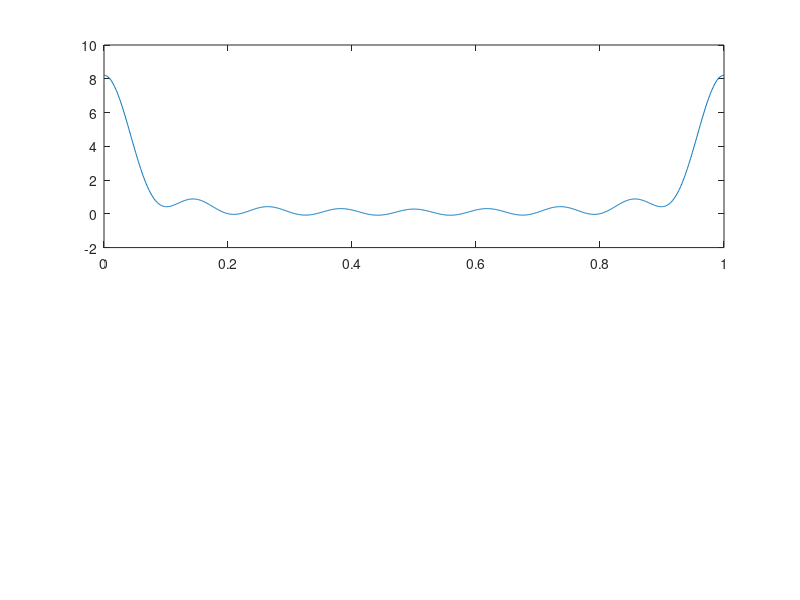

MATLAB code for this plot: (Note: this script raises an error after producing the figure.)
% show the asymptotic equal distribution of eigenvalues
% Copyright 1999 by Todd K. Moon

m = 8;
k = 0:m
r = exp(-.2 .* k);
r = [r(end:-1:2) r];
n = 30;
% build the toeplitz matrix
R = [];
zf = [];
for i=0:n-1
  if(i < m+1)
    t = r(m-i+1:end);  lt = length(t);
    R = [R; [t zeros(1,n-lt)]];
  elseif(i < n-m)
    zf = [zf 0];
    t = [zf r];  lt = length(t);
    R = [R; [t zeros(1,n-lt)]];
  else
    t = [0 t(1:end-1)];
    R = [R; t];
  end
end
eR = eig(R);
eR = eR(end:-1:1);
k=0:n-1;
omegal = 2*pi*k/n;
k = -m:m;
fomega = [];
i = sqrt(-1);
for omega = omegal
  fo = r(k+m+1)*exp(i*k*omega)';
  fomega = [fomega real(fo)];
end
fomegaf = [];
omegaf = 2*pi*(0:1000)/1000;
i = sqrt(-1);
for omega = omegaf
  fo = r(k+m+1)*exp(i*k*omega)';
  fomegaf = [fomegaf real(fo)];
end

clf
subplot(2,1,1)
plot(omegaf/(2*pi), fomegaf);

% sort according to best match

P = findperm(eR,fomega);
eRnew = eR(P);
%$$$ 
%$$$ eRsave = eR;
%$$$ srl = [];
%$$$ srr = [];
%$$$ for i=1:n/2
%$$$   [x,idx] = min(abs(fomega(i)-eR));
%$$$ %$$$   if(x > .1)
%$$$ %$$$   disp('bad match');
%$$$ %$$$   x
%$$$ %$$$   eR(idx) = fomega(i);
%$$$ %$$$   end
%$$$   srl = [srl eR(idx)];
%$$$   eR = [eR(1:idx-1); eR(idx+1:end)];
%$$$   [x,idx] = min(abs(fomega(n-i+1)-eR));
%$$$ %$$$   if(x > .1)
%$$$ %$$$   disp('bad match');
%$$$ %$$$   x
%$$$ %$$$   eR(idx) = fomega(n-i+1);
%$$$ %$$$   end
%$$$   srr = [eR(idx) srr];
%$$$   eR = [eR(1:idx-1); eR(idx+1:end)];
%$$$ end
%$$$ eRnew = [srl srr];

hold on 
stem(omegal/(2*pi),eRnew);
axis([0 1 0 10])
xlabel('\omega/2\pi')
ylabel('S(\omega) and eigenvalues')
text(.8,7,'n=30')
print -dps ../pictures/eigspect.ps
print -deps ../pictures/eigspect.eps

n = 100;
% build the toeplitz matrix
R = [];
zf = [];
for i=0:n-1
  if(i < m+1)
    t = r(m-i+1:end);  lt = length(t);
    R = [R; [t zeros(1,n-lt)]];
  elseif(i < n-m)
    zf = [zf 0];
    t = [zf r];  lt = length(t);
    R = [R; [t zeros(1,n-lt)]];
  else
    t = [0 t(1:end-1)];
    R = [R; t];
  end
end
eR = eig(R);
eR = eR(end:-1:1);
k=0:n-1;
omegal = 2*pi*k/n;
k = -m:m;
fomega = [];
i = sqrt(-1);
for omega = omegal
  fo = r(k+m+1)*exp(i*k*omega)';
  fomega = [fomega real(fo)];
end

% sort according to best match
P = findperm(eR,fomega);
eRnew = eR(P);

%$$$ eRsave = eR;
%$$$ srl = [];
%$$$ srr = [];
%$$$ for i=1:n/2
%$$$   [x,idx] = min(abs(fomega(i)-eR));
%$$$ %$$$   if(x > .1)
%$$$ %$$$   disp('bad match');
%$$$ %$$$   x
%$$$ %$$$   eR(idx) = fomega(i);
%$$$ %$$$   end
%$$$   srl = [srl eR(idx)];
%$$$   eR = [eR(1:idx-1); eR(idx+1:end)];
%$$$   [x,idx] = min(abs(fomega(n-i+1)-eR));
%$$$ %$$$   if(x > .1)
%$$$ %$$$   disp('bad match');
%$$$ %$$$   x
%$$$ %$$$   eR(idx) = fomega(n-i+1);
%$$$ %$$$   end
%$$$   srr = [eR(idx) srr];
%$$$   eR = [eR(1:idx-1); eR(idx+1:end)];
%$$$ end
%$$$ eRnew = [srl srr];
%$$$ %clf
subplot(2,1,2)
plot(omegaf/(2*pi), fomegaf);
hold on 
stem(omegal/(2*pi),eRnew);
axis([0 1 0 10])
xlabel('\omega/2\pi')
ylabel('S(\omega) and eigenvalues')
text(.8,7,'n=100')
print -dps ../pictures/eigspect.ps
print -deps ../pictures/eigspect.eps